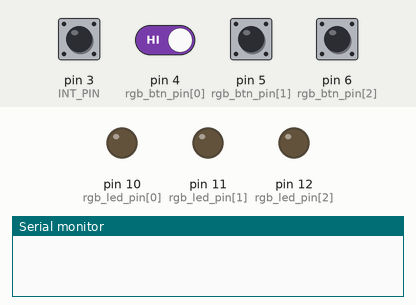
Simulated run of this sketch. Board: Arduino Uno, built with avr-gcc and run on an emulated ATmega328P. On the bench: output pins drawn as LEDs (lit = HIGH), the last lines printed to the serial monitor. The test bench sets the inputs (shaded band); at power-on: pin 3 (INT_PIN), pin 4 (rgb_btn_pin[0]), pin 5 (rgb_btn_pin[1]), pin 6 (rgb_btn_pin[2]) HIGH.

Above: at 1.2 s.
1.3 s: pin 3 (INT_PIN) pulled LOW for 0.15 s
2.9 s: pin 3 (INT_PIN) driven LOW and pin 4 (rgb_btn_pin[0]) driven LOW
At 4.2 s:
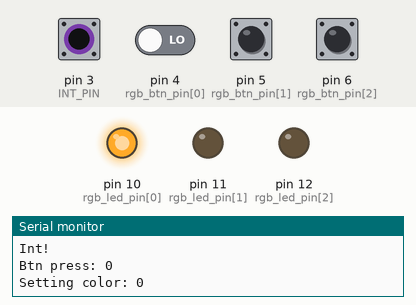
Timing chart, 0 to 5.9 s (numbered marks = the images above; inputs shaded):
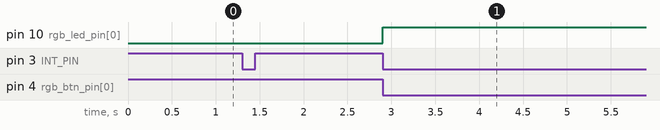

The sketch:

attach_interrupt_three_btn.ino
```cpp
#define INT_PIN 3
#define BUTTON_STATUS_DOWN 0
#define ERROR -1

enum { RED, GREEN, BLUE, COLOR_MAX, BTN_MAX = COLOR_MAX };
const int rgb_led_pin[] = { 10, 11, 12 };
const int rgb_btn_pin[] = { 4, 5, 6 };

bool button_pressed;

void setup()
{
    for(int i = 0; i < BTN_MAX; i++)
    {
        pinMode(rgb_led_pin[i], OUTPUT);
        pinMode(rgb_btn_pin[i], INPUT_PULLUP);
    }

    pinMode(INT_PIN, INPUT_PULLUP);
    attachInterrupt(
        digitalPinToInterrupt(INT_PIN), isr_button_click, FALLING);

    button_pressed = false;
    Serial.begin(9600);
}

void loop()
{
    if(button_pressed)
    {
        int color = get_pressed_button();
        Serial.println("Setting color: " + String(color));
        set_rgb_led(color);
        button_pressed = false;
    }

    delay(1);
}

void isr_button_click(void)
{
    Serial.println("Int!");
    button_pressed = true;
}

int get_pressed_button(void)
{
    for(int i = 0; i < BTN_MAX; i++)
    {
        if(digitalRead(rgb_btn_pin[i]) == BUTTON_STATUS_DOWN)
        {
            Serial.println("Btn press: " + String(i));
            return i;
        }
    }

    return ERROR;
}

void set_rgb_led(int color)
{
    for(int i = 0; i < COLOR_MAX; i++)
    {
        digitalWrite(rgb_led_pin[i], LOW);
    }

    digitalWrite(rgb_led_pin[color], HIGH);
}
```

Measured:
- after the input at 2.9 s, pin 10 (rgb_led_pin[0]): LOW → HIGH at once
